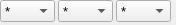
<?xml version="1.0" encoding="UTF-8"?>
<ui version="4.0">
 <class>ThreePrimeInput</class>
 <widget class="QWidget" name="ThreePrimeInput">
  <property name="geometry">
   <rect>
    <x>0</x>
    <y>0</y>
    <width>176</width>
    <height>25</height>
   </rect>
  </property>
  <property name="font">
   <font>
    <pointsize>10</pointsize>
   </font>
  </property>
  <property name="windowTitle">
   <string>Form</string>
  </property>
  <widget class="QComboBox" name="pos3">
   <property name="geometry">
    <rect>
     <x>116</x>
     <y>0</y>
     <width>55</width>
     <height>22</height>
    </rect>
   </property>
   <item>
    <property name="text">
     <string>*</string>
    </property>
   </item>
   <item>
    <property name="text">
     <string>G/C</string>
    </property>
   </item>
   <item>
    <property name="text">
     <string>A</string>
    </property>
   </item>
   <item>
    <property name="text">
     <string>C</string>
    </property>
   </item>
   <item>
    <property name="text">
     <string>G</string>
    </property>
   </item>
   <item>
    <property name="text">
     <string>T</string>
    </property>
   </item>
  </widget>
  <widget class="QComboBox" name="pos1">
   <property name="geometry">
    <rect>
     <x>0</x>
     <y>0</y>
     <width>55</width>
     <height>22</height>
    </rect>
   </property>
   <item>
    <property name="text">
     <string>*</string>
    </property>
   </item>
   <item>
    <property name="text">
     <string>G/C</string>
    </property>
   </item>
   <item>
    <property name="text">
     <string>A</string>
    </property>
   </item>
   <item>
    <property name="text">
     <string>C</string>
    </property>
   </item>
   <item>
    <property name="text">
     <string>G</string>
    </property>
   </item>
   <item>
    <property name="text">
     <string>T</string>
    </property>
   </item>
  </widget>
  <widget class="QComboBox" name="pos2">
   <property name="geometry">
    <rect>
     <x>58</x>
     <y>0</y>
     <width>55</width>
     <height>22</height>
    </rect>
   </property>
   <property name="currentIndex">
    <number>0</number>
   </property>
   <item>
    <property name="text">
     <string>*</string>
    </property>
   </item>
   <item>
    <property name="text">
     <string>G/C</string>
    </property>
   </item>
   <item>
    <property name="text">
     <string>A</string>
    </property>
   </item>
   <item>
    <property name="text">
     <string>C</string>
    </property>
   </item>
   <item>
    <property name="text">
     <string>G</string>
    </property>
   </item>
   <item>
    <property name="text">
     <string>T</string>
    </property>
   </item>
  </widget>
 </widget>
 <resources/>
 <connections/>
</ui>
